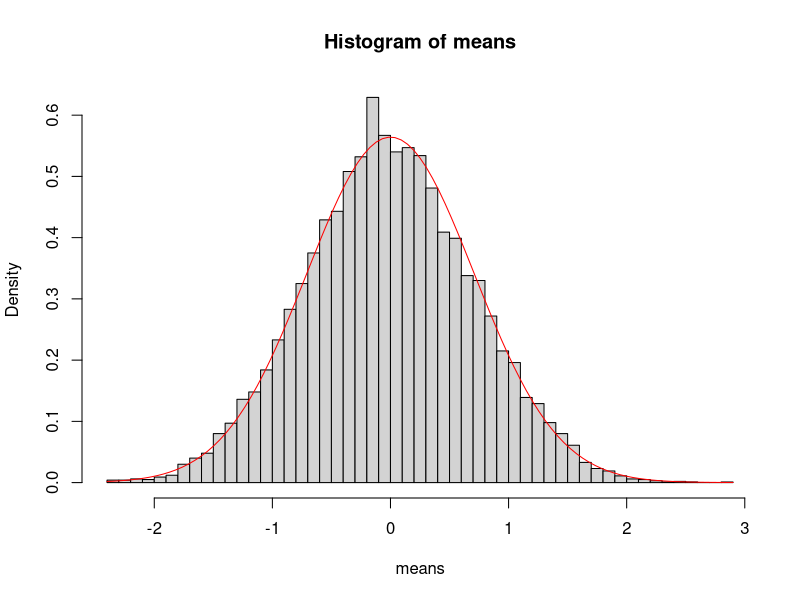
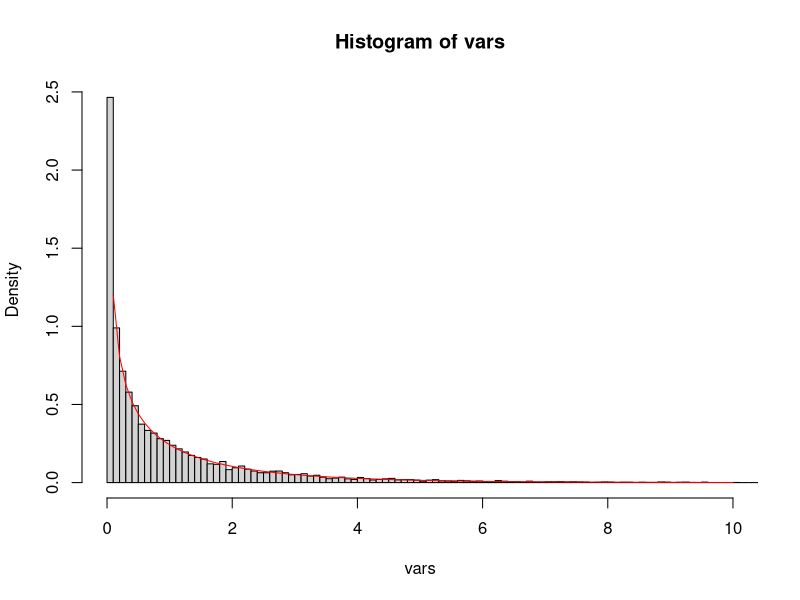
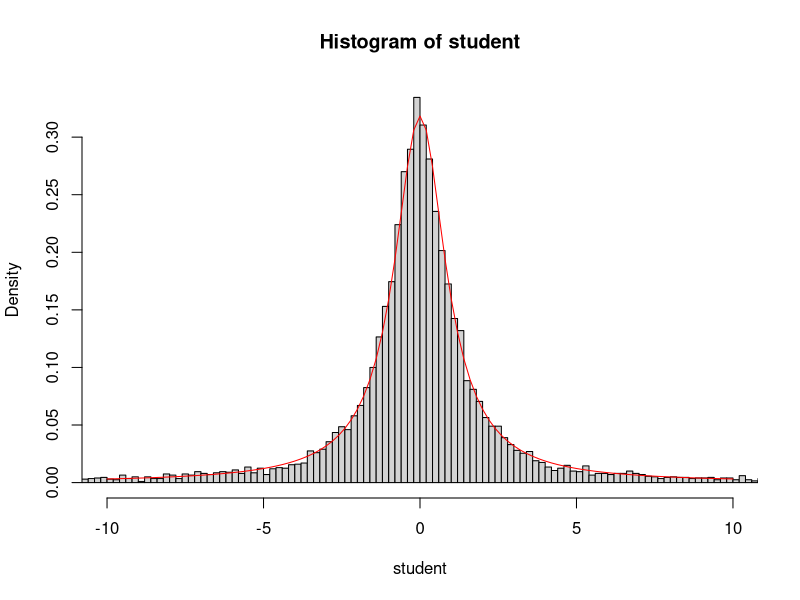
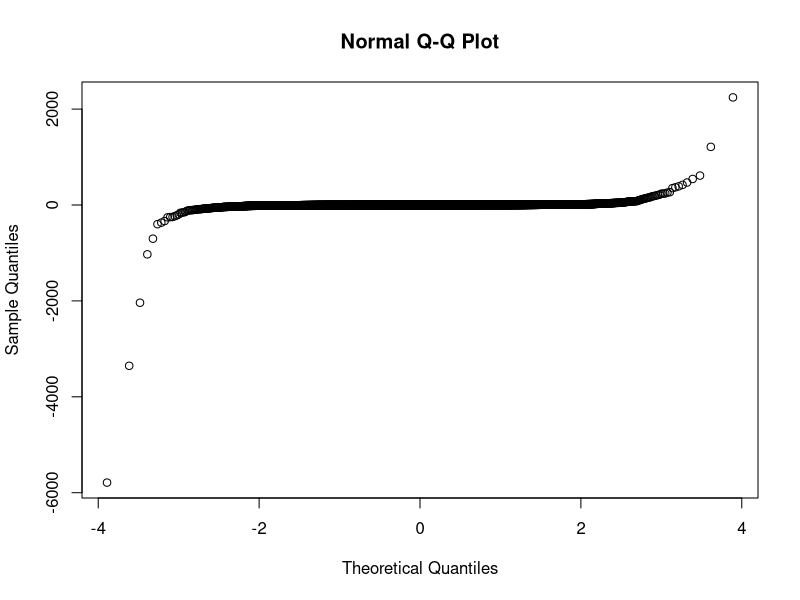
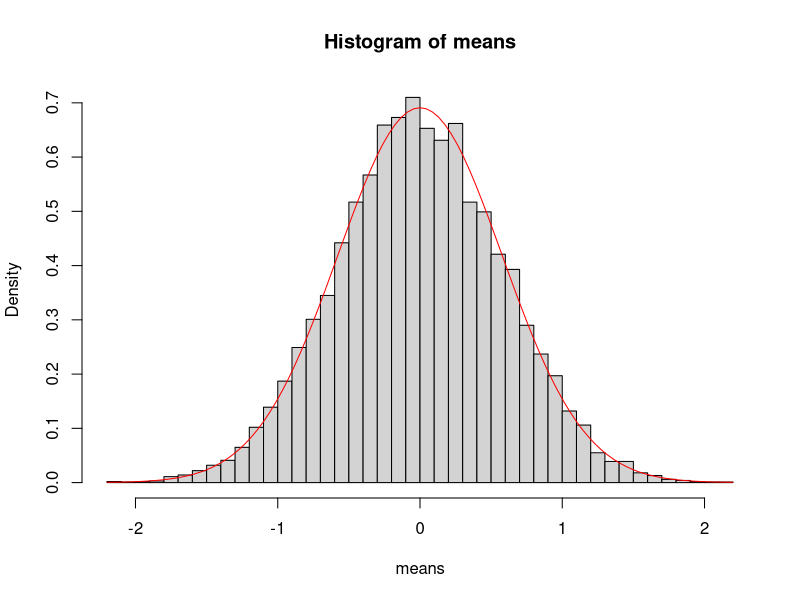
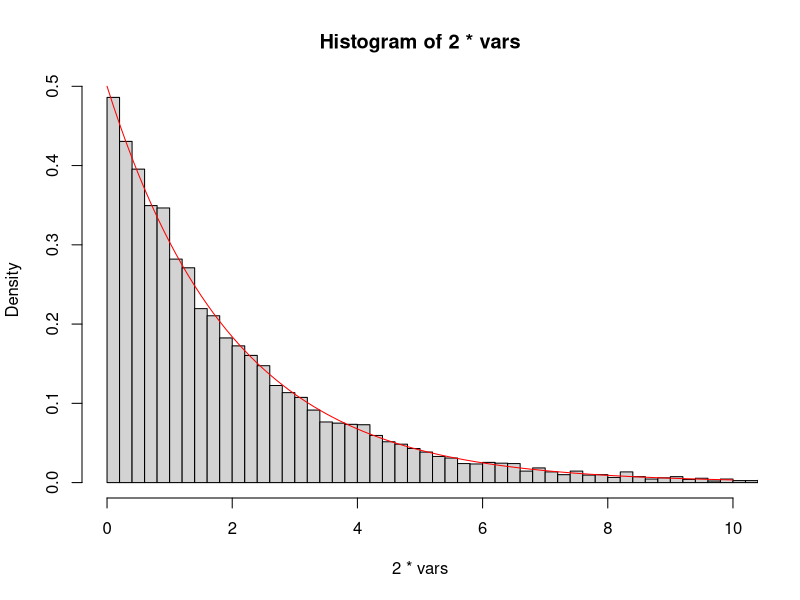
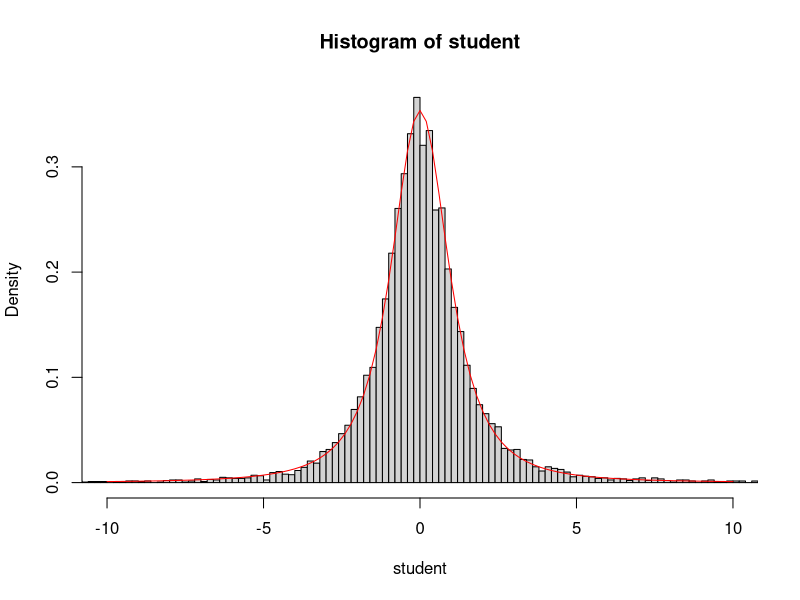
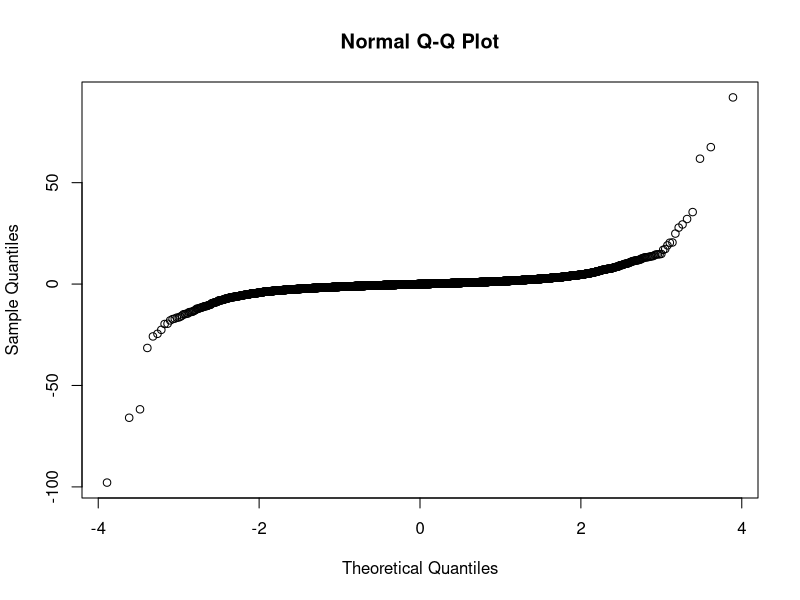

Source code (R) for these figures, in order:
# 8- Student t
#Sum of two standard normal random variables
N<-10000; means <-numeric(N); vars<-numeric(N); i <-1
for (i in 1:N) {
  x <- rnorm(2); x
  means[i] <- mean(x) 
  vars[i]<- var(x)
}
#The means are normally distributed
hist(means, breaks = "FD",probability = TRUE)
curve(dnorm(x,0,1/sqrt(2)), col = "red", add = TRUE)
#What about the sample variance?
mean(vars) # 1: it is an unbiased estimator of the variance
hist(vars, xlim = c(0,10), breaks= "FD", probability = TRUE)
curve(dchisq(x,1), col = "red", add = TRUE)
cor(means,vars) #should be zero for independent random variables
#Suppose that we know the mean is zero, but we do not know the standard devaiation
#Then to try to get a variable with variance 1, we divide by the sample standard deviation
student<-sqrt(2)*means/sqrt(vars)
hist(student, breaks= "FD", xlim = c(-10, 10), probability = TRUE)
curve(dt(x, 1), col = "red", add = TRUE) #it is the well-known Student t distribution
#this distribution has much fatter tails than the normal distribution
mean(student); var(student) #variance might be enormous
qqnorm(student) #not at all normal in the tails

#Sum of three standard normal random variables
N<-10000; means <-numeric(N); vars<-numeric(N); i <-1
for (i in 1:N) {
  x <- rnorm(3); x
  means[i] <- mean(x) 
  vars[i]<- var(x)
}
#The means are normally distributed
hist(means, breaks = "FD",probability = TRUE)
curve(dnorm(x,0,1/sqrt(3)), col = "red", add = TRUE)
#What about the sample variance?
mean(vars) # 1: it is an unbiased estimator of the variance
hist(2*vars, xlim = c(0,10), breaks= "FD", probability = TRUE)
curve(dchisq(x,2), col = "red", add = TRUE)
cor(means,vars) #should be zero for independent random variables
#Suppose that we know the mean is zero, but we do not know the standard devaiation
#Then to try to get a variable with variance 1, we divide by the sample standard deviation
student<-sqrt(3)*means/sqrt(vars)
hist(student, breaks= "FD", xlim = c(-10, 10), probability = TRUE)
curve(dt(x, 2), col = "red", add = TRUE) #it is the well-known Student t distribution
#this distribution has much fatter tails than the normal distribution
mean(student); var(student) #variance might be enormous
qqnorm(student) #not at all normal in the tails

#Sum of k standard normal random variables
N<-10000; means <-numeric(N); vars<-numeric(N); k<-10
for (i in 1:N) {
  x <- rnorm(k); x
  means[i] <- mean(x) 
  vars[i]<- var(x)
}
#The means are normally distributed
hist(means, breaks = "FD",probability = TRUE)
curve(dnorm(x,0,1/sqrt(k)), col = "red", add = TRUE)
#What about the sample variance?
mean(vars) # 1: it is an unbiased estimator of the variance
hist((k-1)*vars, xlim = c(0,10*sqrt(k)), breaks= "FD", probability = TRUE)
curve(dchisq(x,k), col = "red", add = TRUE)
cor(means,vars) #should be zero for independent random variables
#Suppose that we know the mean is zero, but we do not know the standard devaiation
#Then to try to get a variable with variance 1, we divide by the sample standard deviation
student<-sqrt(k)*means/sqrt(vars)
hist(student, breaks= "FD", xlim = c(-10, 10), probability = TRUE)
curve(dt(x, k-1), col = "red", add = TRUE) #it is the well-known Student t distribution
#this distribution has much fatter tails than the normal distribution
mean(student); var(student) #variance is small if k >3
qqnorm(student) #starts to look normal for large values of k

#Let's repeat, using a uniform distribution with mean 0, variance 1
N<-10000; means <-numeric(N); vars<-numeric(N); k<-3
for (i in 1:N) {
  x <- runif(k, -sqrt(3), sqrt(3)); x
  means[i] <- mean(x) 
  vars[i]<- var(x)
}
#The means are normally distributed if k is large enough for the CLT to apply
hist(means, breaks = "FD",probability = TRUE)
curve(dnorm(x,0,1/sqrt(k)), col = "red", add = TRUE)
#What about the sample variance?
mean(vars) # 1: it is an unbiased estimator of the variance
hist((k-1)*vars, xlim = c(0,10*sqrt(k)), breaks= "FD", probability = TRUE)
curve(dchisq(x,k), col = "red", add = TRUE) #no longer chi square
cor(means,vars) #should be zero for independent random variables
#Suppose that we know the mean is zero, but we do not know the standard devaiation
#Then to try to get a variable with variance 1, we divide by the sample standard deviation
student<-sqrt(k)*means/sqrt(vars)
hist(student, breaks= "FD", xlim = c(-10, 10), probability = TRUE)
curve(dt(x, k-1), col = "red", add = TRUE) #it is the well-known Student t distribution
#this distribution has much fatter tails than the normal distribution
mean(student); var(student) #variance is small if k >3
qqnorm(student) #starts to look normal for large values of k

#Try again, using an exponential distribution with mean 0, variance 1
N<-10000; means <-numeric(N); vars<-numeric(N); k<-100
for (i in 1:N) {
  x <- rexp(k, 1)-1
  means[i] <- mean(x) 
  vars[i]<- var(x)
}
#The distribution is skewed so it takes large k for the CLT to apply
hist(means, breaks = "FD",probability = TRUE)
curve(dnorm(x,0,1/sqrt(k)), col = "red", add = TRUE)#a poor match
#What about the sample variance?
mean(vars) # 1: it is an unbiased estimator of the variance
# hist((k-1)*vars, xlim = c(0,10*sqrt(k)), breaks= "FD", probability = TRUE)
hist((k-1)*vars, breaks= "FD", probability = TRUE)
curve(dchisq(x,k), col = "red", add = TRUE) #no longer chi square
cor(means,vars) #mean and smaple variance are no longer independent!
#Suppose that we know the mean is zero, but we do not know the standard devaiation
#Then to try to get a variable with variance 1, we divide by the sample standard deviation
student<-sqrt(k)*means/sqrt(vars)
hist(student, breaks= "FD", xlim = c(-10, 10), probability = TRUE)
curve(dt(x, k-1), col = "red", add = TRUE) #no longer the Student t distribution
#this distribution has much fatter tails than the normal distribution
mean(student); var(student) #variance is small if k >3
qqnorm(student) #not normal, even for fairly large values of k
